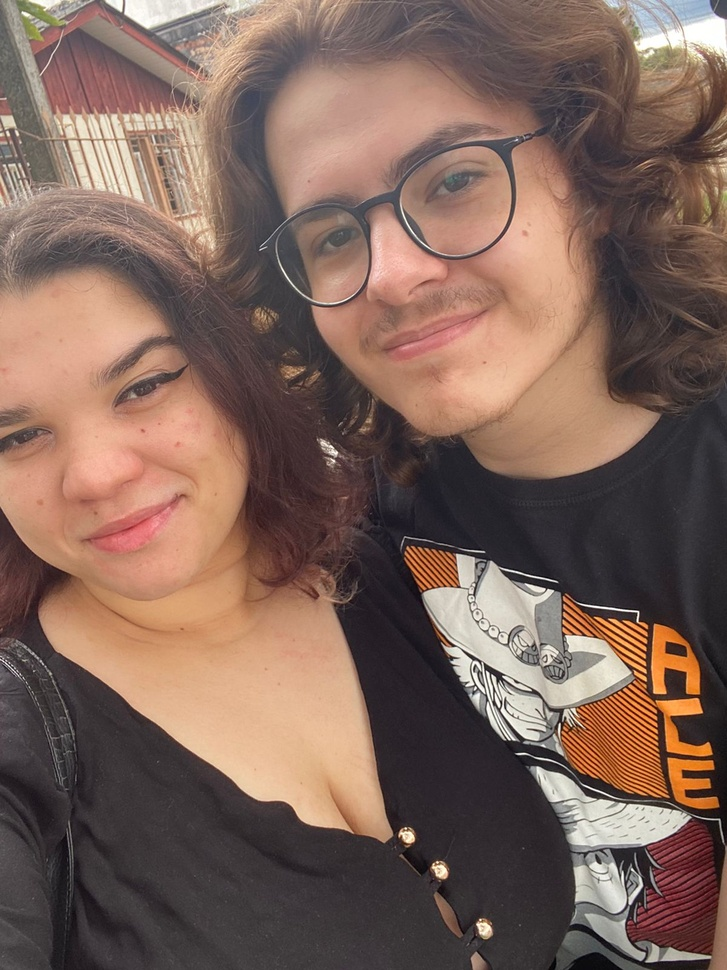
#> input picture Editor de foto/imgs/amor.jpg, 727 x 970 px, shrunk from 1200 x 1600 before the run; its folder holds only this picture in this run
$ python main.py
#> lines starting #> are read from the running program, lines starting #| are printed output that depends on the picture
from PIL import Image, ImageEnhance, ImageFilter
import os

path = "./imgs"
pathOut = "/editedImgs"

for filename in os.listdir(path):
    img = Image.open(f"{path}/{filename}")
#> img is the input picture: PIL image 727x970 RGB; mean R, G, B 126.1, 100.4, 90

    edit = img.filter(ImageFilter.SHARPEN)

    factor = 1.5
    enhancer = ImageEnhance.Contrast(edit)
    edit = enhancer.enhance(factor)
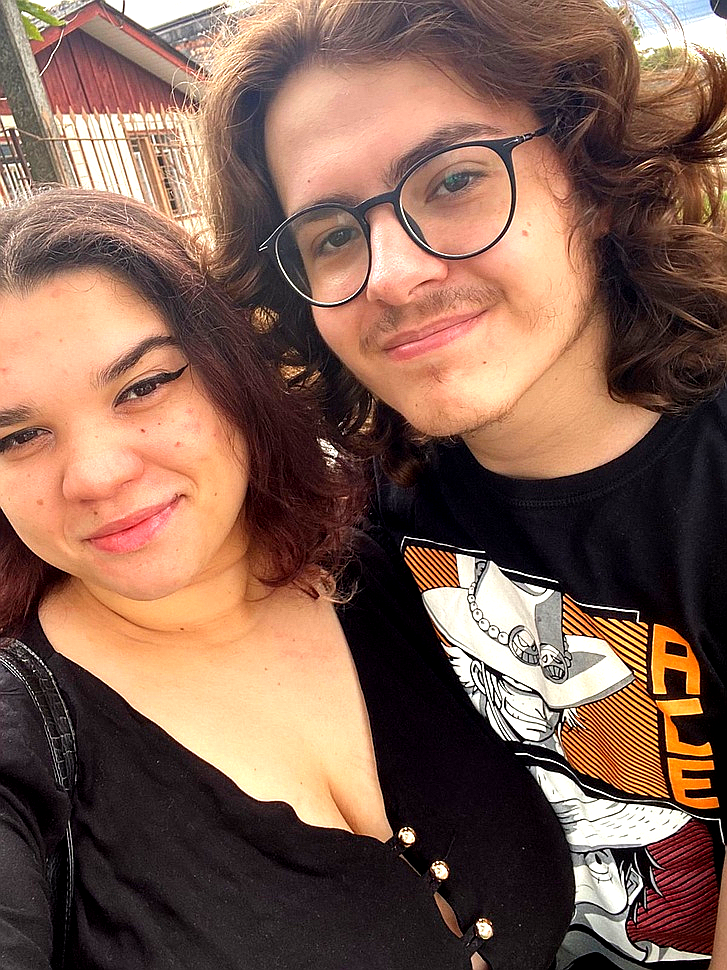
#> edit: PIL image 727x970 RGB; mean R, G, B 129.8, 97.1, 82

    clean_name = os.path.splitext(filename)[0]

    edit.save(f".{pathOut}/{clean_name}_edited.jpg")

$ run again, on Editor de foto/imgs/pichu.jpg
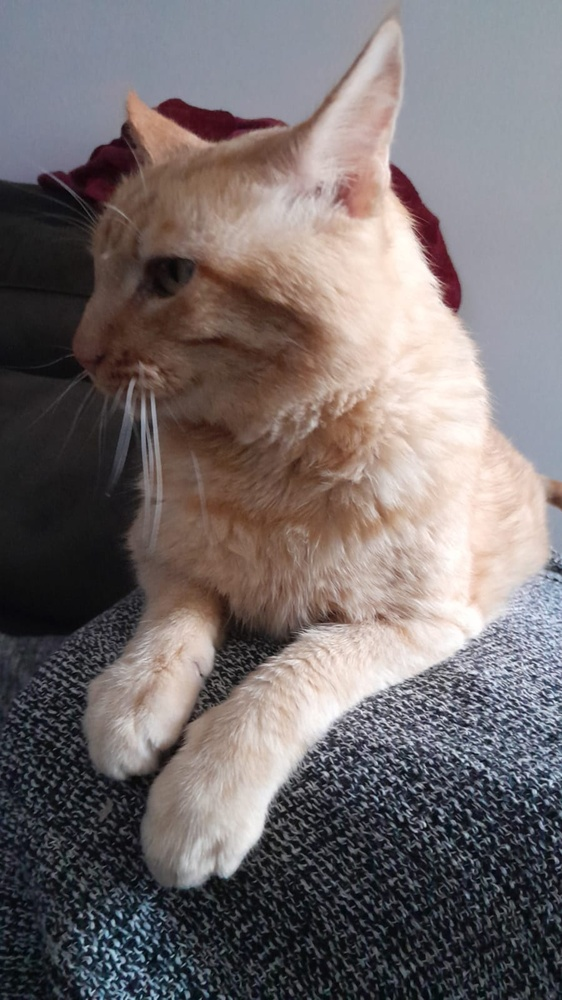
#> input picture Editor de foto/imgs/pichu.jpg, 562 x 1000 px, shrunk from 899 x 1599 before the run
#> img is the input picture: PIL image 562x1000 RGB; mean R, G, B 116.3, 108.5, 109
#> `edit = enhancer.enhance(factor)`:
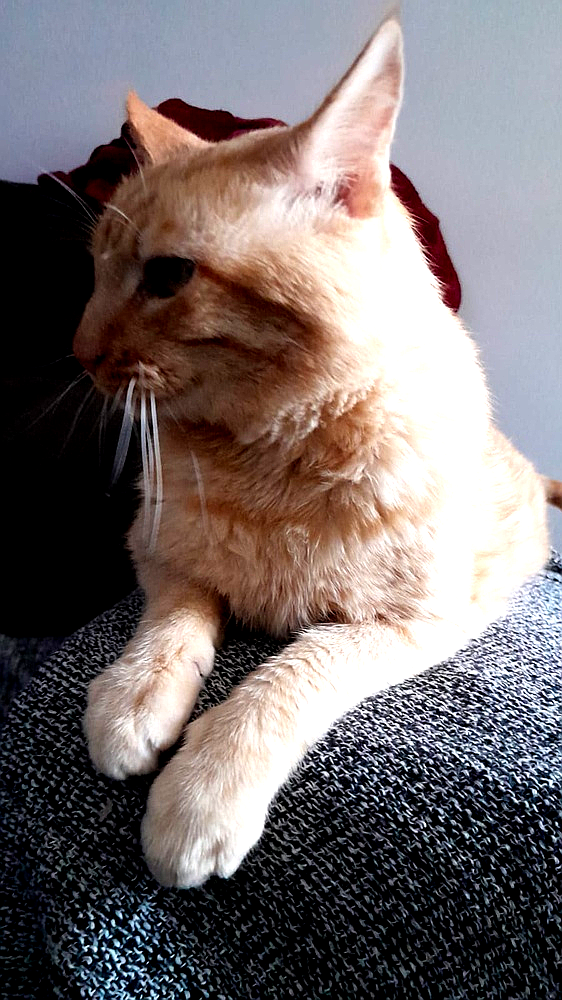
#> edit: PIL image 562x1000 RGB; mean R, G, B 119, 109.9, 110.2
